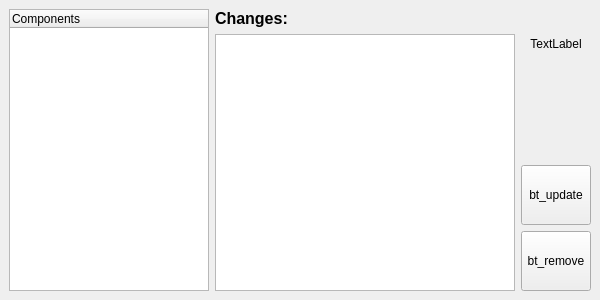
<?xml version="1.0" encoding="UTF-8"?>
<ui version="4.0">
 <class>modules</class>
 <widget class="QMainWindow" name="modules">
  <property name="geometry">
   <rect>
    <x>0</x>
    <y>0</y>
    <width>600</width>
    <height>300</height>
   </rect>
  </property>
  <property name="windowTitle">
   <string>MainWindow</string>
  </property>
  <widget class="QWidget" name="centralwidget">
   <layout class="QHBoxLayout" name="horizontalLayout">
    <item>
     <widget class="QTreeWidget" name="tree_list">
      <column>
       <property name="text">
        <string>Components</string>
       </property>
      </column>
     </widget>
    </item>
    <item>
     <layout class="QVBoxLayout" name="verticalLayout_2">
      <property name="sizeConstraint">
       <enum>QLayout::SetFixedSize</enum>
      </property>
      <item>
       <widget class="QLabel" name="label">
        <property name="text">
         <string notr="true">&lt;html&gt;&lt;head/&gt;&lt;body&gt;&lt;p&gt;&lt;span style=&quot; font-size:12pt; font-weight:600;&quot;&gt;Changes:&lt;/span&gt;&lt;/p&gt;&lt;/body&gt;&lt;/html&gt;</string>
        </property>
       </widget>
      </item>
      <item>
       <widget class="QTextEdit" name="changelog_box">
        <property name="sizePolicy">
         <sizepolicy hsizetype="Fixed" vsizetype="Expanding">
          <horstretch>0</horstretch>
          <verstretch>0</verstretch>
         </sizepolicy>
        </property>
        <property name="minimumSize">
         <size>
          <width>300</width>
          <height>0</height>
         </size>
        </property>
        <property name="locale">
         <locale language="English" country="UnitedKingdom"/>
        </property>
        <property name="autoFormatting">
         <set>QTextEdit::AutoAll</set>
        </property>
        <property name="readOnly">
         <bool>true</bool>
        </property>
        <property name="html">
         <string notr="true">&lt;!DOCTYPE HTML PUBLIC &quot;-//W3C//DTD HTML 4.0//EN&quot; &quot;http://www.w3.org/TR/REC-html40/strict.dtd&quot;&gt;
&lt;html&gt;&lt;head&gt;&lt;meta name=&quot;qrichtext&quot; content=&quot;1&quot; /&gt;&lt;style type=&quot;text/css&quot;&gt;
p, li { white-space: pre-wrap; }
&lt;/style&gt;&lt;/head&gt;&lt;body style=&quot; font-family:'MS Shell Dlg 2'; font-size:8.25pt; font-weight:400; font-style:normal;&quot;&gt;
&lt;p style=&quot;-qt-paragraph-type:empty; margin-top:0px; margin-bottom:0px; margin-left:0px; margin-right:0px; -qt-block-indent:0; text-indent:0px; font-size:8pt;&quot;&gt;&lt;br /&gt;&lt;/p&gt;&lt;/body&gt;&lt;/html&gt;</string>
        </property>
        <property name="textInteractionFlags">
         <set>Qt::NoTextInteraction</set>
        </property>
       </widget>
      </item>
     </layout>
    </item>
    <item>
     <layout class="QVBoxLayout" name="verticalLayout">
      <item>
       <widget class="QLabel" name="label_core_version">
        <property name="sizePolicy">
         <sizepolicy hsizetype="Fixed" vsizetype="Fixed">
          <horstretch>0</horstretch>
          <verstretch>0</verstretch>
         </sizepolicy>
        </property>
        <property name="minimumSize">
         <size>
          <width>70</width>
          <height>70</height>
         </size>
        </property>
        <property name="styleSheet">
         <string notr="true">border-color: rgb(255, 255, 0);

font: 75 9pt &quot;MS Shell Dlg 2&quot;;</string>
        </property>
        <property name="text">
         <string notr="true">TextLabel</string>
        </property>
        <property name="alignment">
         <set>Qt::AlignCenter</set>
        </property>
        <property name="wordWrap">
         <bool>true</bool>
        </property>
       </widget>
      </item>
      <item>
       <spacer name="verticalSpacer">
        <property name="orientation">
         <enum>Qt::Vertical</enum>
        </property>
        <property name="sizeHint" stdset="0">
         <size>
          <width>20</width>
          <height>40</height>
         </size>
        </property>
       </spacer>
      </item>
      <item>
       <widget class="QPushButton" name="bt_update">
        <property name="sizePolicy">
         <sizepolicy hsizetype="Fixed" vsizetype="Fixed">
          <horstretch>0</horstretch>
          <verstretch>0</verstretch>
         </sizepolicy>
        </property>
        <property name="minimumSize">
         <size>
          <width>70</width>
          <height>60</height>
         </size>
        </property>
        <property name="text">
         <string notr="true">bt_update</string>
        </property>
       </widget>
      </item>
      <item>
       <widget class="QPushButton" name="bt_remove">
        <property name="sizePolicy">
         <sizepolicy hsizetype="Fixed" vsizetype="Fixed">
          <horstretch>0</horstretch>
          <verstretch>0</verstretch>
         </sizepolicy>
        </property>
        <property name="minimumSize">
         <size>
          <width>70</width>
          <height>60</height>
         </size>
        </property>
        <property name="text">
         <string notr="true">bt_remove</string>
        </property>
       </widget>
      </item>
     </layout>
    </item>
   </layout>
  </widget>
 </widget>
 <resources/>
 <connections/>
</ui>
